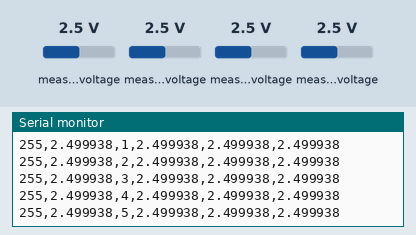
This program was run on a simulated ESP32. On the bench: the last lines printed to the serial monitor. The test bench sets the inputs (shaded band); at power-on: measured voltage 2.5 V.

Above: at 6.0 s.
6.1 s: measured voltage (sensor 200) set to 0.1 V
At 6.16 s:
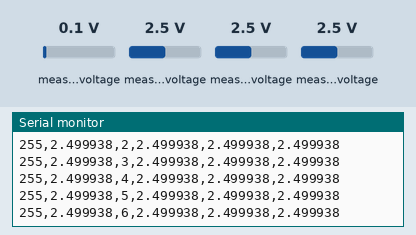
7.6 s: measured voltage (sensor 201) set to 0.1 V
At 7.62 s:
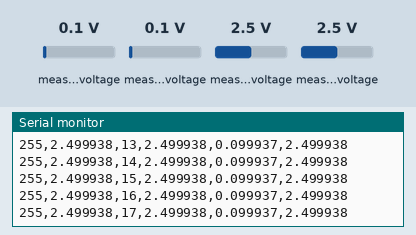
9.1 s: measured voltage (sensor 202) set to 0.1 V
At 9.23 s:
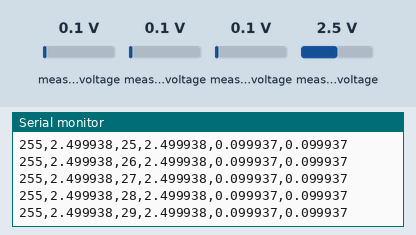
10.6 s: measured voltage (sensor 203) set to 0.1 V
At 10.69 s:
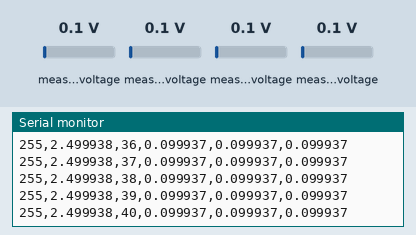
12.1 s: measured voltage (sensor 200) set to 1.2 V
At 12.16 s:
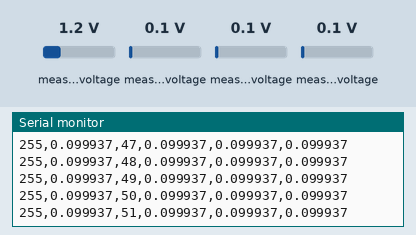
13.6 s: measured voltage (sensor 201) set to 1.2 V
At 13.63 s:
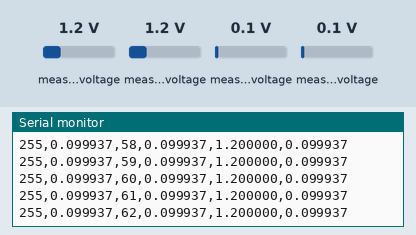
Timing chart, 0 to 16.1 s (numbered marks = the images above; inputs shaded):
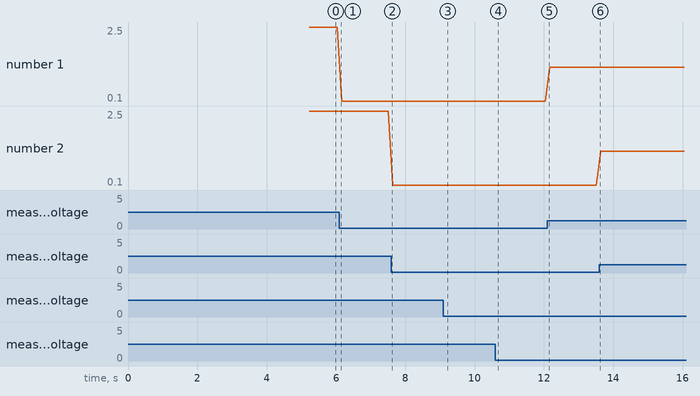

The program:

main.cpp
```cpp
#include <Arduino.h>
#include <SPI.h>
#include <ADS1X15.h>


SPIClass *vspi = new SPIClass(VSPI);

#define MASK 0b0011111111110000
#define GAIN_1 0x2000
#define ACTIVE 0x1000

#define INPUT_DAC_CS 17
#define VCC_DAC_CS 16

#define ADC_4_OUTPUT_DAC_VCC_PIN 3
#define ADC_4_OUTPUT_INPUT_PIN 2
#define ADC_4_OUTPUT_A_PIN 0
#define ADC_4_OUTPUT_B_PIN 1

#define MAX_VCC_DAC_VALUE 255
#define MIN_VCC_DAC_VALUE 128

ADS1115 ADS(0x48);
char buffer[248];

void setVoltage(uint8_t cs, uint8_t value)
{
    vspi->beginTransaction(SPISettings(14000000, MSBFIRST, SPI_MODE0));
    digitalWrite(cs, LOW);
    uint16_t data = value << 4;
    data |= ACTIVE;
    data &= MASK;
    vspi->transfer16(data);
    digitalWrite(cs, HIGH);
    vspi->endTransaction();
}

double measureVoltage(uint8_t pin){
    return ADS.readADC(pin) * 0.0001875;
}


void reportMeasurement(int vcc, int input){
    double vVccDac = measureVoltage(ADC_4_OUTPUT_DAC_VCC_PIN);
    double vIn = measureVoltage(ADC_4_OUTPUT_INPUT_PIN);
    double vOutA = measureVoltage(ADC_4_OUTPUT_A_PIN);
    double vOutB = measureVoltage(ADC_4_OUTPUT_B_PIN);

    sprintf(buffer, "%d,%lf,%d,%lf,%lf,%lf", vcc, vVccDac, input, vIn, vOutA, vOutB);
    Serial.println(buffer);
}

void runInputRamp(int vccS){
    for(int i = 0; i < 256; i++){
        setVoltage(INPUT_DAC_CS, i);
        delay(100);
        reportMeasurement(vccS, i);
    }
}

void runVccRamp(){
    for(int i = MAX_VCC_DAC_VALUE; i >= MIN_VCC_DAC_VALUE; i--){
        setVoltage(VCC_DAC_CS, i);
        delay(100);
        runInputRamp(i);
    }
}


void setup()
{

    Serial.begin(115200);

    pinMode(INPUT_DAC_CS, OUTPUT);
    digitalWrite(INPUT_DAC_CS, HIGH);
    pinMode(VCC_DAC_CS, OUTPUT);
    digitalWrite(VCC_DAC_CS, HIGH);
    vspi->begin();

    ADS.begin();
    ADS.setGain(0);

    setVoltage(INPUT_DAC_CS, 128);
    setVoltage(VCC_DAC_CS, 255);

    delay(5000);

    runVccRamp();
    //runInputRamp(256);
}

void loop()
{

}
```

Measured:
- plotted number 1: 2.5 → 0.1 after the input at 6.1 s, 0.1 → 1.2 after the input at 12.1 s
